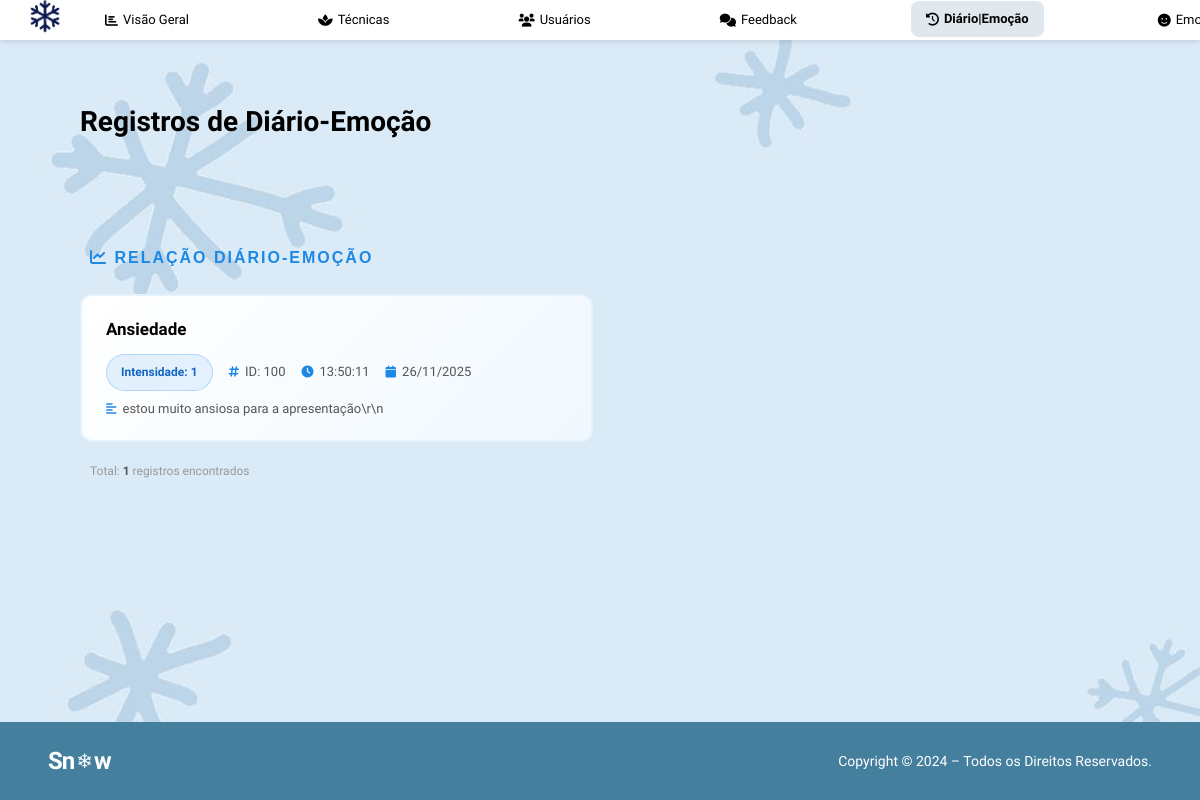
The page /admin/pgDiario/listadiarioemocao_adm.php (signed in) on the database its author committed.
### tables this page shows
CREATE TABLE `diario_emocao` (
  `id_diarioemocao` int(11) NOT NULL,
  `id_diario` int(11) DEFAULT NULL,
  `id_emocao` int(11) DEFAULT NULL,
  `intensidade` char(1) DEFAULT NULL,
  `hora` time DEFAULT NULL
);

CREATE TABLE `emocao` (
  `id_emocao` int(11) NOT NULL,
  `nome` varchar(45) DEFAULT NULL,
  `icone` longblob DEFAULT NULL
);

CREATE TABLE `diario` (
  `id_diario` int(11) NOT NULL,
  `descricao` text DEFAULT NULL,
  `data_registro` date DEFAULT NULL,
  `dia_semana` char(1) DEFAULT NULL,
  `id_usuario` int(11) DEFAULT NULL
);

### admin/pgDiario/listadiarioemocao_adm.php (the view, shortened to what this page needs)
<?php
include("../../conexao.php");
$query = mysqli_query($id, "SELECT
    de.id_diarioemocao,
    de.intensidade,
    de.hora,
    d.descricao,
    d.data_registro,
    e.nome as emocao_nome,
    u.login as usuario_nome
FROM diario_emocao de
LEFT JOIN diario d ON de.id_diario = d.id_diario
LEFT JOIN emocao e ON de.id_emocao = e.id_emocao
LEFT JOIN usuario u ON d.id_usuario = u.id_usuario
ORDER BY d.data_registro DESC");
$total = mysqli_num_rows($query);
?>
<!DOCTYPE html>
<html lang="pt-br">
<head>
    <link rel="stylesheet" href="https://cdnjs.cloudflare.com/ajax/libs/font-awesome/6.0.0/css/all.min.css">
</head>
<body>
    <div class="top-navbar">
        <div class="logo">
            <a href="../pginicialADM/admin.php" style="display: inline-block;">
                <img src="logoFloco.png">
            </a>
        </div>
        <div class="navbar-container">
            <ul class="navbar">
                <li>
                    <a href="../pginicialADM/admin.php">
                        <i class="fas fa-chart-bar"></i>
                        <span>Visão Geral</span>
                    </a>
                </li>
                <li>
                    <a href="../pgTecnicas/listatecnicas_adm.php">
                        <i class="fas fa-spa"></i>
                        <span>Técnicas</span>
                    </a>
                </li>
                <li>
                    <a href="../pgUsuarios/listausuario_adm.php">
                        <i class="fas fa-users"></i>
                        <span>Usuários</span>
                    </a>
                </li>
                <li>
                    <a href="../pgFeedback/lista_feedback_adm.php">
                        <i class="fas fa-comments"></i>
                        <span>Feedback</span>
                    </a>
                </li>
                <li class="active">
                    <a href="./listadiarioemocao_adm.php">
                        <i class="fas fa-history"></i>
                        <span>Diário|Emoção</span>
                    </a>
                </li>
                <li>
                    <a href="../pgEmocoes/listaemocao_adm.php">
                        <i class="fas fa-smile"></i>
                        <span>Emoção</span>
                    </a>
                </li>
            </ul>
        </div>
    </div>
    <div class="page-header">
        <h1>Registros de Diário-Emoção</h1>
    </div>
    <div class="cards-wrapper">
        <div class="cards-title"><i class="fas fa-chart-line"></i> Relação Diário-Emoção</div>
        <div class="cards-container">
            <?php if ($total > 0): ?>
                <?php while ($row = mysqli_fetch_array($query)) { ?>
                <div class="card">
                    <div class="card-content">
                        <h3 class="card-title"><?php echo $row['emocao_nome'] ?: 'Sem emoção'; ?></h3>
                        <div class="card-meta">
                            <span class="card-badge">Intensidade: <?php echo $row['intensidade']; ?></span>
                            <span class="card-info"><i class="fas fa-hashtag"></i> ID: <?php echo $row['id_diarioemocao']; ?></span>
                            <?php if($row['hora']): ?>
                            <span class="card-info"><i class="fas fa-clock"></i> <?php echo $row['hora']; ?></span>
                            <?php endif; ?>
                            <?php if($row['data_registro']): ?>
                            <span class="card-info"><i class="fas fa-calendar"></i> <?php echo date('d/m/Y', strtotime($row['data_registro'])); ?></span>
                            <?php endif; ?>
                        </div>
                        <?php if(!empty($row['descricao'])): ?>
                        <div class="card-meta" style="margin-top: 8px;">
                            <span class="card-info"><i class="fas fa-align-left"></i> <?php echo substr($row['descricao'], 0, 80) . (strlen($row['descricao']) > 80 ? '...' : ''); ?></span>
                        </div>
                        <?php endif; ?>
                    </div>
                </div>
                <?php } ?>
            <?php endif; ?>
        </div>
        <div class="cards-footer">
            Total: <strong><?php echo $total; ?></strong> registros encontrados
        </div>
    </div>
    <footer>
        <div class="container-footer">
            <div class="logo-snow">
                Sn<span class="snowflake">❄</span>w
            </div>
            <p class="rodape-direitos">Copyright © 2024 – Todos os Direitos Reservados.</p>
        </div>
    </footer>
</body>
</html>

### admin/pgDiario/listadiarioemocao_adm.php (style rules this page uses)
:root { --primary-color: #ffffff; --secondary-color: #3498db; --accent-color: #e74c3c; --success-color: #2ecc71; --warning-color: #f39c12; --light-color: #ecf0f1; --dark-color: #34495e; --text-color: #333; --border-radius: 8px; --box-shadow: 0 4px 6px rgba(0, 0, 0, 0.1); }
* { margin: 0; padding: 0; box-sizing: border-box; font-family: 'Madimi One', sans-serif; }
body { background-color: #f5f7fa; color: var(--text-color); line-height: 1.6; min-height: 100vh; padding-top: 70px; display: flex; flex-direction: column; background-image: url(fundoo.jpg); }
body::before { content: ''; position: fixed; top: 0; left: 0; width: 100%; height: 100%; background-image: url(fundoo.jpg); background-size: cover; background-position: center; background-repeat: no-repeat; background-attachment: fixed; z-index: -1; }
.top-navbar { background-color: #ffffff; display: flex; justify-content: space-between; align-items: center; padding: 6px 15px; height: 40px; box-shadow: 0 2px 5px rgba(0,0,0,0.1); position: fixed; top: 0; left: 0; width: 100%; z-index: 1000; transition: all 0.3s ease; }
.logo img { height: 60px; width: auto; transition: transform 0.3s ease; }
.navbar-container { flex: 1; display: flex; justify-content: center; margin: 0 15px; }
.navbar { display: flex; list-style: none; gap: 99px; margin: 0; padding: 0; }
.navbar li a { color: rgb(0, 0, 0); text-decoration: none; display: flex; align-items: center; gap: 5px; padding: 8px 15px; transition: all 0.3s ease; border-radius: 8px; font-size: 13px; white-space: nowrap; position: relative; overflow: hidden; }
.navbar li a::before { content: ''; position: absolute; top: 0; left: -100%; width: 100%; height: 100%; background: linear-gradient(90deg, transparent, rgba(255,255,255,0.4), transparent); transition: left 0.5s; }
.navbar li.active a { background-color: rgba(101, 141, 169, 0.2); font-weight: 600; transform: translateY(-1px); }
.navbar li a i { transition: transform 0.3s ease; }
.page-header { display: flex; justify-content: space-between; align-items: center; margin: 30px 80px; gap: 20px; }
.page-header h1 { margin: 0; font-size: 28px; font-weight: bold; color: #000000; }
.cards-wrapper { width: 90%; max-width: 1200px; margin: 30px auto; padding: 0 20px; }
.cards-title { font-size: 16px; font-weight: 800; color: #1e88e5; text-transform: uppercase; letter-spacing: 2px; margin-bottom: 24px; margin-top: 40px; padding: 0 10px; font-family: Verdana, sans-serif; }
.cards-container { display: grid; grid-template-columns: repeat(2, 1fr); gap: 15px; }
.card { background: linear-gradient(135deg, #ffffff 0%, #f0f8ff 100%); border: 2px solid #e3f2fd; border-radius: 12px; padding: 20px 24px; display: flex; align-items: flex-start; justify-content: space-between; gap: 16px; transition: all 0.3s cubic-bezier(0.4, 0, 0.2, 1); position: relative; overflow: hidden; }
.card::before { content: ''; position: absolute; top: 0; left: 0; right: 0; height: 3px; background: #1e88e5; transform: scaleX(0); transform-origin: left; transition: transform 0.3s ease; }
.card-content { flex: 1; min-width: 0; }
.card-title { font-size: 17px; font-weight: 700; color: #000000; margin-bottom: 10px; }
.card-meta { display: flex; align-items: center; gap: 16px; flex-wrap: wrap; font-size: 13px; color: #000000; }
.card-badge { display: inline-block; padding: 8px 14px; background: linear-gradient(135deg, rgba(30, 136, 229, 0.12) 0%, rgba(66, 165, 245, 0.12) 100%); color: #1565c0; border-radius: 20px; font-size: 12px; font-weight: 600; border: 1.5px solid rgba(30, 136, 229, 0.25); }
.card-info { display: flex; align-items: center; gap: 6px; color: #555; }
.card-info i { color: #1e88e5; font-size: 12px; }
.cards-footer { margin-top: 20px; padding: 0 10px; font-size: 12px; color: #999; }
.cards-footer strong { color: #555; font-weight: 600; }
footer { background-color: #457f9e; padding: 20px 0; width: 100%; margin-top: auto; }
.container-footer { max-width: 1400px; padding: 0 4%; margin: auto; display: flex; justify-content: space-between; align-items: center; }
.logo-snow { display: flex; align-items: center; color: white; font-size: 24px; font-weight: 600; letter-spacing: -1px; }
.snowflake { margin: 0 2px; font-size: 20px; font-weight: 300; animation: spin 4s linear infinite; }
.rodape-direitos { color: white; font-size: 14px; }

### rows shown on the page
diario_emocao: id_emocao.nome "Ansiedade", intensidade "1", id_diarioemocao "100", hora "13:50:11", id_diario.data_registro "26/11/2025", id_diario.descricao "estou muito ansiosa para a apresentação\\r\\n"

### other values the page prints
$total "1"
